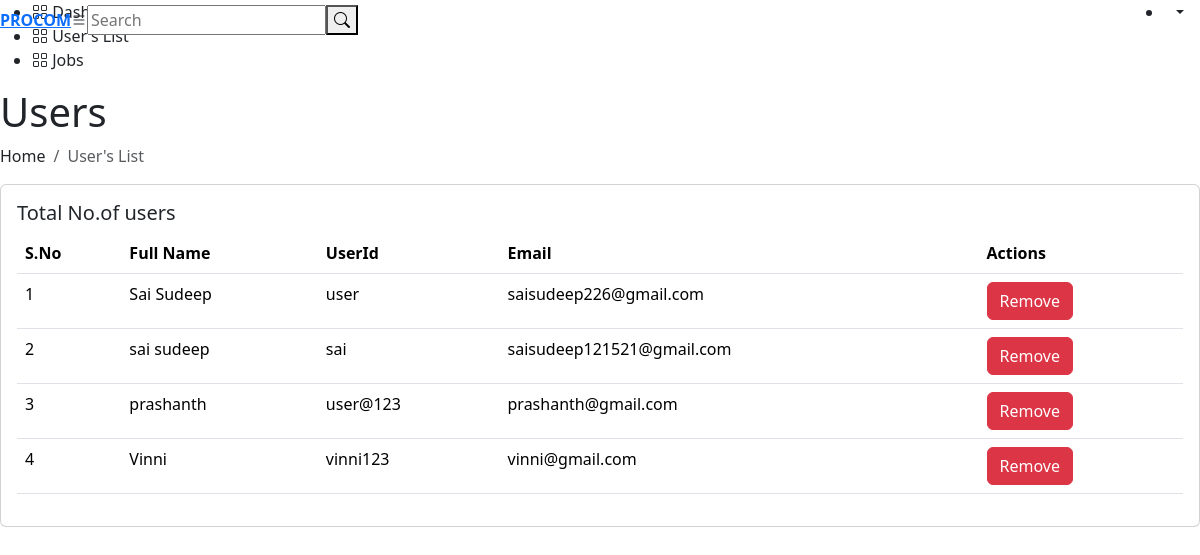
The app's page /admin/usersList.php with its own data.
### tables this page shows
CREATE TABLE `users` (
  `id` int(11) NOT NULL,
  `fullname` varchar(50) NOT NULL,
  `username` varchar(20) NOT NULL,
  `password` varchar(20) NOT NULL,
  `email` varchar(50) NOT NULL,
  `phonenumber` int(50) NOT NULL
);

### admin/usersList.php (the view, shortened to what this page needs)
<!DOCTYPE html>
<html lang="en">
<?php
include ('./head.php');
?>
<aside id="sidebar" class="sidebar">
    <ul class="sidebar-nav" id="sidebar-nav">
        <li class="nav-item">
            <a class="nav-link collapsed" href="dashboard.php">
                <i class="bi bi-grid"></i>
                <span>Dashboard</span>
            </a>
        </li>
        <li class="nav-item">
            <a class="nav-link ">
                <i class="bi bi-grid"></i>
                <span>User's List</span>
            </a>
        </li>
        <li class="nav-item">
            <a class="nav-link collapsed" href="jobs.php">
                <i class="bi bi-grid"></i>
                <span>Jobs</span>
            </a>
        </li>
    </ul>
</aside>
<main id="main" class="main">
    <div class="pagetitle">
        <h1>Users</h1>
        <nav>
            <ol class="breadcrumb">
                <li class="breadcrumb-item"><a>Home</a></li>
                <li class="breadcrumb-item   active">User's List</li>
            </ol>
        </nav>
    </div>
    <section class="section">
        <div class="row">
            <div class="col-lg-12">
                <div class="card">
                    <div class="card-body">
                        <h5 class="card-title">Total No.of users</h5>
                        <table class="table datatable">
                            <thead>
                                <tr>
                                    <th>S.No</th>
                                    <th>Full Name</th>
                                    <th>UserId</th>
                                    <th>Email</th>
                                    <th>Actions</th>
                                </tr>
                            </thead>
                            <tbody>
                                <?php
                                include ('../connection.php');
                                $sql = "SELECT * FROM `users`";
                                $result = $conn->query($sql);
                                if ($result->num_rows > 0) {
                                    $counter = 1;
                                    while ($row = $result->fetch_assoc()) {
                                        echo "<tr>";
                                        echo "<td>" . $counter . "</td>";
                                        echo "<td>" . $row["fullname"] . "</td>";
                                        echo "<td>" . $row["username"] . "</td>";
                                        echo "<td>" . $row["email"] . "</td>";
                                        echo "<td>
                      <button type='button' class='btn btn-danger'>Remove</button>
                      </td>";
                                        echo "</tr>";
                                        $counter++;
                                    }
                                } else {
                                    echo "<tr><td colspan='3'>No records found</td></tr>";
                                }
                                ?>
                            </tbody>
                        </table>
                    </div>
                </div>
            </div>
        </div>
    </section>
</main>
</body>
</html>

### records on screen
users: fullname "Sai Sudeep", username "user", email "saisudeep226@gmail.com"
users: fullname "sai sudeep", username "sai", email "saisudeep121521@gmail.com"
users: fullname "prashanth", username "user@123", email "prashanth@gmail.com"
users: fullname "Vinni", username "vinni123", email "vinni@gmail.com"
